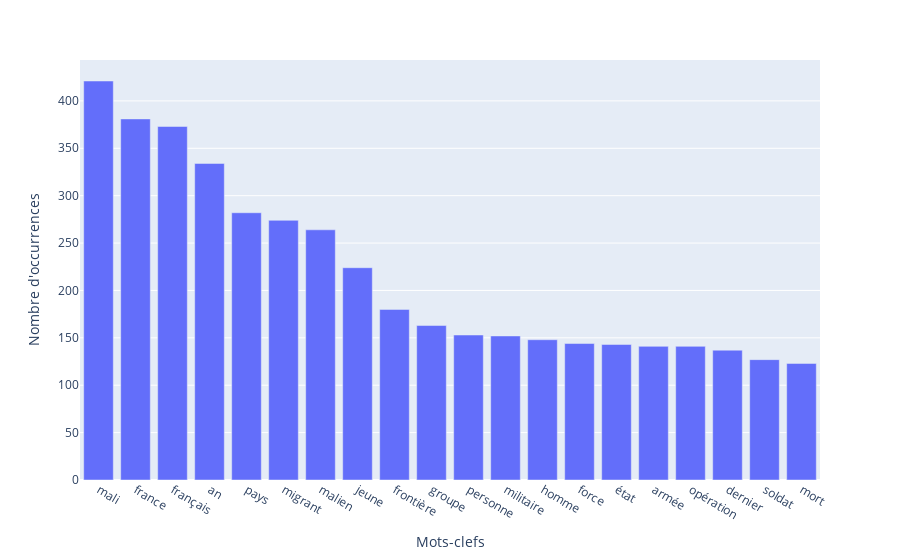

Here is the notebook cell this chart was saved with:
### Markdown cell above
## ETAPE 2 : Les 20 mots-clefs les plus utilisés globalement

### Code cell
main_kws = dict(sorted(data['metadata-all']['fr']['all']['kws'].items(), key=lambda item: item[1], reverse=True)[:20])

fig = px.bar(pd.DataFrame(main_kws.items(), columns=['Mots-clefs', 'Nombre d\'occurrences']), x='Mots-clefs', y='Nombre d\'occurrences')
fig.show()

### Figure 1 — Plotly figure (JSON) as saved in the notebook; plotly's stock layout.template omitted (floating-point values rounded to 4 significant figures)
{"data": [{"alignmentgroup": "True", "hovertemplate": "Mots-clefs=%{x}<br>Nombre d'occurrences=%{y}<extra></extra>", "legendgroup": "", "marker": {"color": "#636efa", "pattern": {"shape": ""}}, "name": "", "offsetgroup": "", "orientation": "v", "showlegend": false, "textposition": "auto", "type": "bar", "x": ["mali", "france", "français", "an", "pays", "migrant", "malien", "jeune", "frontière", "groupe", "personne", "militaire", "homme", "force", "état", "armée", "opération", "dernier", "soldat", "mort"], "xaxis": "x", "y": [421, 381, 373, 334, 282, 274, 264, 224, 180, 163, 153, 152, 148, 144, 143, 141, 141, 137, 127, 123], "yaxis": "y"}], "layout": {"barmode": "relative", "legend": {"tracegroupgap": 0}, "margin": {"t": 60}, "xaxis": {"anchor": "y", "domain": [0, 1], "title": {"text": "Mots-clefs"}}, "yaxis": {"anchor": "x", "domain": [0, 1], "title": {"text": "Nombre d'occurrences"}}}}
